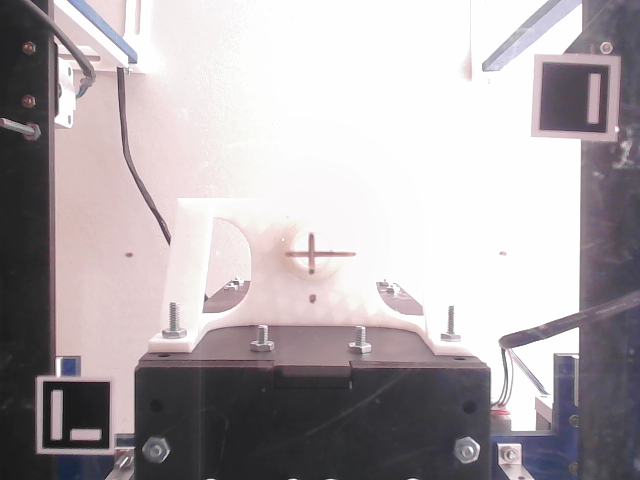
#> input picture env_camera/image_live.png, 640 x 480 px, given in place of the camera
$ python 'hsv_filter copy.py'
#> lines starting #> are read from the running program, lines starting #| are printed output that depends on the picture; after the words box and inside, x2 and y2 are one past the last pixel; in counts of white or black regions, pixels touching at a corner belong together

#finding hsv range of target object(pen)
import cv2
import numpy as np
import time
# A required callback method that goes into the trackbar function.
def nothing(x):
    pass

# Initializing the webcam feed.
cap = cv2.VideoCapture(0)
cap.set(3,1280)
cap.set(4,720)

# Create a window named trackbars.
cv2.namedWindow("Trackbars")

# Now create 6 trackbars that will control the lower and upper range of
# H,S and V channels. The Arguments are like this: Name of trackbar,
# window name, range,callback function. For Hue the range is 0-179 and
# for S,V its 0-255.
cv2.createTrackbar("L - H", "Trackbars", 0, 179, nothing)
#> slider 'L - H' is set to 35
cv2.createTrackbar("L - S", "Trackbars", 0, 255, nothing)
#> slider 'L - S' is set to 51
cv2.createTrackbar("L - V", "Trackbars", 0, 255, nothing)
#> slider 'L - V' is set to 51
cv2.createTrackbar("U - H", "Trackbars", 179, 179, nothing)
cv2.createTrackbar("U - S", "Trackbars", 255, 255, nothing)
cv2.createTrackbar("U - V", "Trackbars", 255, 255, nothing)

while True:

    # Start reading the webcam feed frame by frame.
    ret, frame = cap.read()
#> frame is the input picture: shape (480, 640, 3); mean B, G, R 172.1, 169, 175.8
    if not ret:
        break
    # Flip the frame horizontally (Not required)
    frame = cv2.flip( frame, 1 )
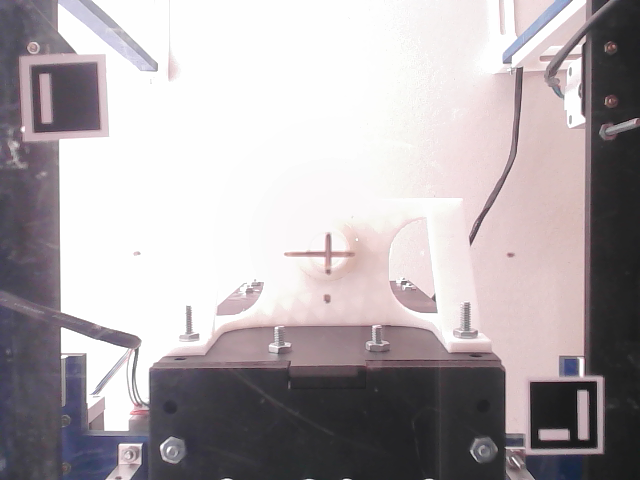
#> frame: shape (480, 640, 3); mean B, G, R 172.1, 169, 175.8

    # Convert the BGR image to HSV image.
    hsv = cv2.cvtColor(frame, cv2.COLOR_BGR2HSV)
#> hsv: shape (480, 640, 3); mean H, S, V 76.5, 16.2, 177.6

    # Get the new values of the trackbar in real time as the user changes
    # them
    l_h = cv2.getTrackbarPos("L - H", "Trackbars")
    l_s = cv2.getTrackbarPos("L - S", "Trackbars")
    l_v = cv2.getTrackbarPos("L - V", "Trackbars")
    u_h = cv2.getTrackbarPos("U - H", "Trackbars")
    u_s = cv2.getTrackbarPos("U - S", "Trackbars")
    u_v = cv2.getTrackbarPos("U - V", "Trackbars")

    # Set the lower and upper HSV range according to the value selected
    # by the trackbar
    lower_range = np.array([l_h, l_s, l_v])
    upper_range = np.array([u_h, u_s, u_v])

    # Filter the image and get the binary mask, where white represents
    # your target color
    mask = cv2.inRange(hsv, lower_range, upper_range)
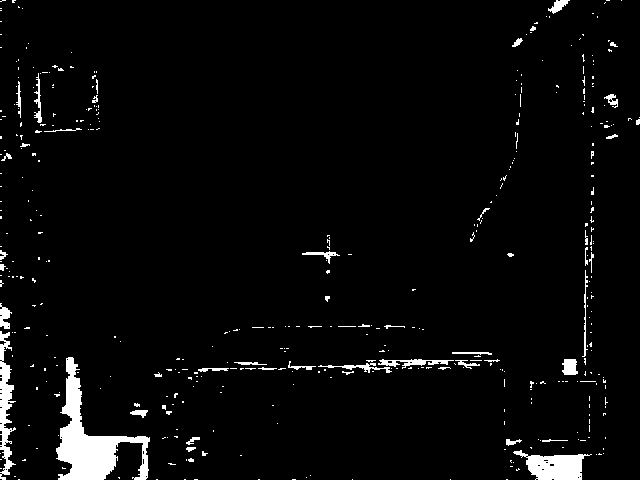
#> mask: shape (480, 640); 3.6% white; 422 white regions (374 under 20 px), largest, box (x1, y1, x2, y2) and area: (56, 357, 150, 480) 3870, (513, 450, 592, 480) 1342, (0, 331, 16, 480) 1140

    # You can also visualize the real part of the target color (Optional)
    res = cv2.bitwise_and(frame, frame, mask=mask)
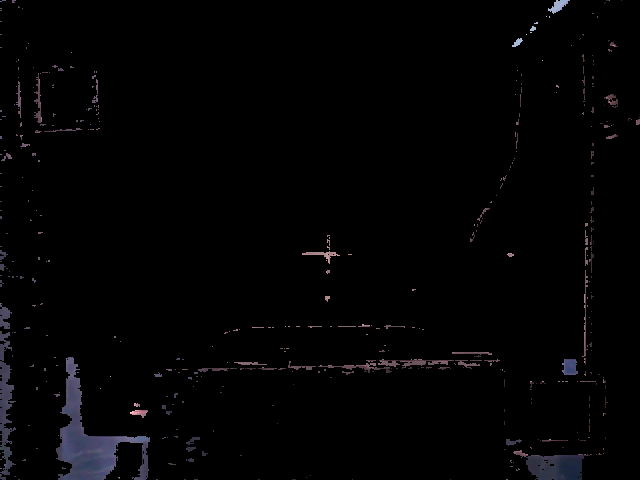
#> res: shape (480, 640, 3); mean B, G, R 3.5, 2.7, 3

    # Converting the binary mask to 3 channel image, this is just so
    # we can stack it with the others
    mask_3 = cv2.cvtColor(mask, cv2.COLOR_GRAY2BGR)

    # stack the mask, orginal frame and the filtered result
    stacked = np.hstack((mask_3,frame,res))
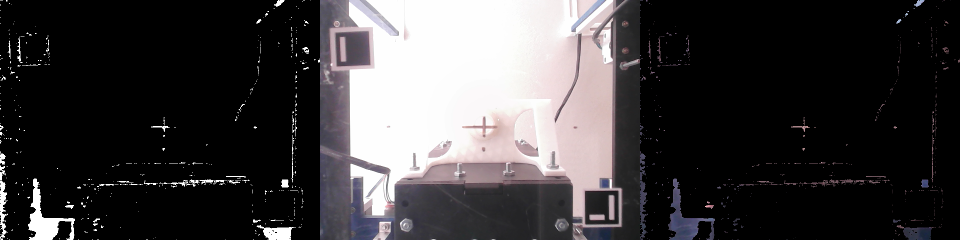
#> stacked: shape (480, 1920, 3) (shown at 1/2 size); mean B, G, R 61.6, 60.3, 62.6

    # Show this stacked frame at 40% of the size.
    cv2.imshow('Trackbars',cv2.resize(stacked,None,fx=0.4,fy=0.4))
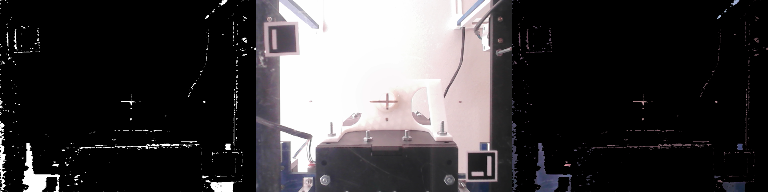
#> window 'Trackbars': shape (192, 768, 3); mean B, G, R 61.6, 60.3, 62.7

    # If the user presses ESC then exit the program
    key = cv2.waitKey(1)
#> (key Esc is pressed here)
    if key == 27:
        break

    # If the user presses `s` then print this array.
    if key == ord('s'):

        thearray = [[l_h,l_s,l_v],[u_h, u_s, u_v]]
        print(thearray)

        # Also save this array as penval.npy
        np.save('hsv_value',thearray)
        break

# Release the camera & destroy the windows.
cap.release()
cv2.destroyAllWindows()
